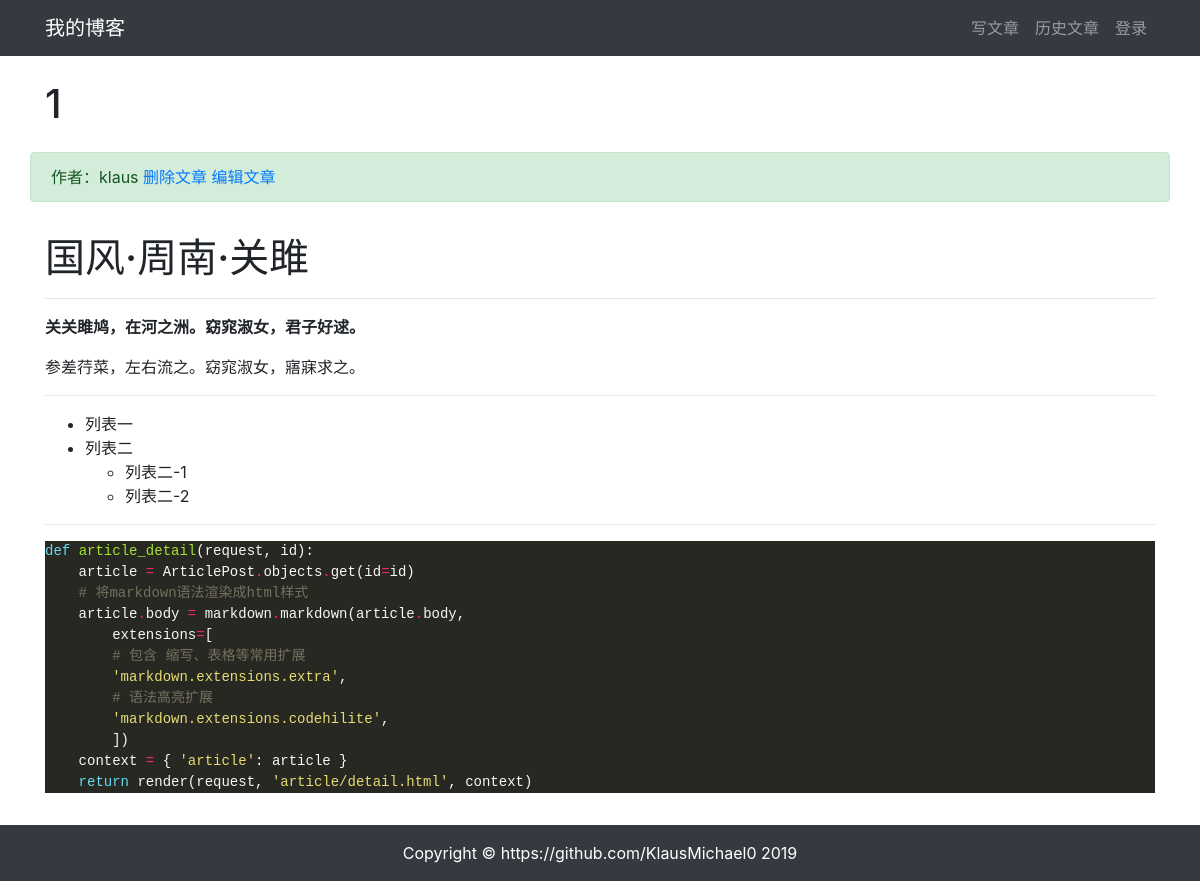
The page /article/article_detail/4/ on the database its author committed.
### article/models.py (models this page shows, shortened)
class ArticlePost(models.Model):
    author = models.ForeignKey(User, on_delete=models.CASCADE)
    title = models.CharField(max_length=100)
    body = models.TextField()
    created = models.DateTimeField(default=timezone.now)
    updated = models.DateTimeField(auto_now=True)
    class Meta:
        ordering = ('-created',)

### article/views.py (the view)
# urls.py: path('article_detail/<int:id>/', views.article_detail, name='article_detail'),
def article_detail(request, id):
	article = ArticlePost.objects.get(id=id)
	article.body = markdown.markdown(article.body,
		extensions=[
		'markdown.extensions.extra',
		'markdown.extensions.codehilite',
		])
	context = { 'article': article }
	return render(request, 'article/detail.html', context)

### templates/article/detail.html (shortened to what this page needs)
{% extends "base.html" %}
{% load staticfiles %}
{% block content %}
<div class="container">
    <div class="row">
        <h1 class="col-12 mt-4 mb-4">{{ article.title }}</h1>
        <div class="col-12 alert alert-success">作者：{{ article.author }}
            <a href="#" onclick="confirm_delete()">删除文章</a>
            <a href="{% url "article:article_update" article.id %}">编辑文章</a>
        </div>
        <div class="col-12">
            <p>{{ article.body |safe }}</p>
        </div>
    </div>
</div>
{% endblock content %}

### static/md_css/monokai.css (style rules this page uses)
.codehilite { background: #272822; color: #f8f8f2 }
.codehilite .k { color: #66d9ef }
.codehilite .n { color: #f8f8f2 }
.codehilite .o { color: #f92672 }
.codehilite .p { color: #f8f8f2 }
.codehilite .c1 { color: #75715e }
.codehilite .nb { color: #f8f8f2 }
.codehilite .nf { color: #a6e22e }
.codehilite .w { color: #f8f8f2 }
.codehilite .s1 { color: #e6db74 }

### rows shown on the page
ArticlePost: title "1", author "klaus", body "国风·周南·关雎 关关雎鸠，在河之洲。窈窕淑女，君子好逑。 参差荇菜，左右流之。窈窕淑女，寤寐求之。 列表一 列表二 列表二-1 列表二-2 def article_detail ( request , id ): article = ArticlePost . objects . get ( id = id ) # 将markdown语法渲染成html样式 article . body = markdown . markdown ( article . body , extensions = [ # 包含 缩写、表格等常用扩展 'markdown.extensions.extra' , # 语法高亮扩展 'markdown.extensions.codehilite' , ]) context = { 'article' : article } return render ( request , 'article/detail.html' , context )"
